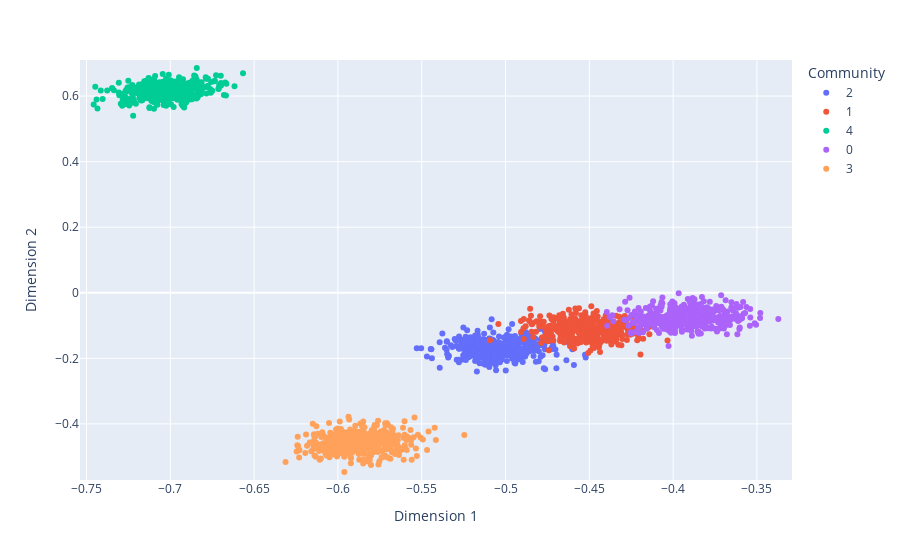

Notebook code cell kept with this figure:
### Code cell
# plt.plot(yhat[0, :, 0], yhat[0, :, 1], 'o', c=tau/K)
yhat_plot = UASE(As, d=d, flat=True)
plot_embedding(yhat_plot, n, T, tau)

### Figure 1 — Plotly figure (JSON) as saved in the notebook; plotly's stock layout.template omitted (floating-point values rounded to 4 significant figures; data arrays with more than 128 entries replaced by an {"elided": "..."} marker saying what was removed)
{"data": [{"hovertemplate": "Community=2<br>Time=0<br>Dimension 1=%{x}<br>Dimension 2=%{y}<extra></extra>", "legendgroup": "2", "marker": {"color": "#636efa", "symbol": "circle"}, "mode": "markers", "name": "2", "orientation": "v", "showlegend": true, "type": "scatter", "x": {"elided": "400 float values"}, "xaxis": "x", "y": {"elided": "400 float values"}, "yaxis": "y"}, {"hovertemplate": "Community=1<br>Time=0<br>Dimension 1=%{x}<br>Dimension 2=%{y}<extra></extra>", "legendgroup": "1", "marker": {"color": "#EF553B", "symbol": "circle"}, "mode": "markers", "name": "1", "orientation": "v", "showlegend": true, "type": "scatter", "x": {"elided": "400 float values"}, "xaxis": "x", "y": {"elided": "400 float values"}, "yaxis": "y"}, {"hovertemplate": "Community=4<br>Time=0<br>Dimension 1=%{x}<br>Dimension 2=%{y}<extra></extra>", "legendgroup": "4", "marker": {"color": "#00cc96", "symbol": "circle"}, "mode": "markers", "name": "4", "orientation": "v", "showlegend": true, "type": "scatter", "x": {"elided": "400 float values"}, "xaxis": "x", "y": {"elided": "400 float values"}, "yaxis": "y"}, {"hovertemplate": "Community=0<br>Time=0<br>Dimension 1=%{x}<br>Dimension 2=%{y}<extra></extra>", "legendgroup": "0", "marker": {"color": "#ab63fa", "symbol": "circle"}, "mode": "markers", "name": "0", "orientation": "v", "showlegend": true, "type": "scatter", "x": {"elided": "400 float values"}, "xaxis": "x", "y": {"elided": "400 float values"}, "yaxis": "y"}, {"hovertemplate": "Community=3<br>Time=0<br>Dimension 1=%{x}<br>Dimension 2=%{y}<extra></extra>", "legendgroup": "3", "marker": {"color": "#FFA15A", "symbol": "circle"}, "mode": "markers", "name": "3", "orientation": "v", "showlegend": true, "type": "scatter", "x": {"elided": "400 float values"}, "xaxis": "x", "y": {"elided": "400 float values"}, "yaxis": "y"}], "layout": {"legend": {"title": {"text": "Community"}, "tracegroupgap": 0}, "margin": {"t": 60}, "xaxis": {"anchor": "y", "domain": [0, 1], "range": [-0.7539, -0.3291], "title": {"text": "Dimension 1"}}, "yaxis": {"anchor": "x", "domain": [0, 1], "range": [-0.571, 0.71], "title": {"text": "Dimension 2"}}}}
